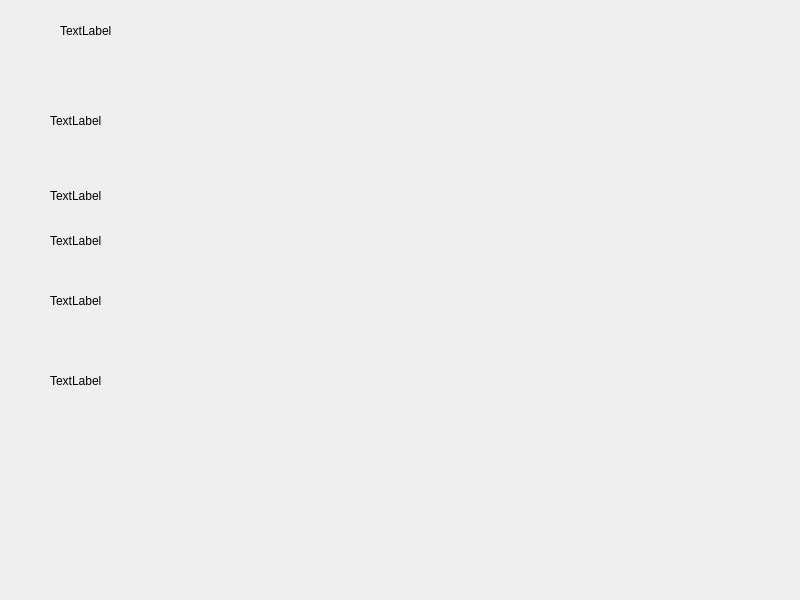
<?xml version="1.0" encoding="UTF-8"?>
<ui version="4.0">
 <class>Widget</class>
 <widget class="QWidget" name="Widget">
  <property name="geometry">
   <rect>
    <x>0</x>
    <y>0</y>
    <width>800</width>
    <height>600</height>
   </rect>
  </property>
  <property name="windowTitle">
   <string>Widget</string>
  </property>
  <widget class="QLabel" name="key_press">
   <property name="geometry">
    <rect>
     <x>60</x>
     <y>10</y>
     <width>321</width>
     <height>41</height>
    </rect>
   </property>
   <property name="text">
    <string>TextLabel</string>
   </property>
  </widget>
  <widget class="QLabel" name="key_release">
   <property name="geometry">
    <rect>
     <x>50</x>
     <y>100</y>
     <width>331</width>
     <height>41</height>
    </rect>
   </property>
   <property name="text">
    <string>TextLabel</string>
   </property>
  </widget>
  <widget class="QLabel" name="mouse_cliecked">
   <property name="geometry">
    <rect>
     <x>50</x>
     <y>180</y>
     <width>361</width>
     <height>31</height>
    </rect>
   </property>
   <property name="text">
    <string>TextLabel</string>
   </property>
  </widget>
  <widget class="QLabel" name="mouse_released">
   <property name="geometry">
    <rect>
     <x>50</x>
     <y>230</y>
     <width>331</width>
     <height>21</height>
    </rect>
   </property>
   <property name="text">
    <string>TextLabel</string>
   </property>
  </widget>
  <widget class="QLabel" name="mouse_double_clicked">
   <property name="geometry">
    <rect>
     <x>50</x>
     <y>290</y>
     <width>371</width>
     <height>21</height>
    </rect>
   </property>
   <property name="text">
    <string>TextLabel</string>
   </property>
  </widget>
  <widget class="QLabel" name="mouse_move">
   <property name="geometry">
    <rect>
     <x>50</x>
     <y>360</y>
     <width>341</width>
     <height>41</height>
    </rect>
   </property>
   <property name="text">
    <string>TextLabel</string>
   </property>
  </widget>
 </widget>
 <resources/>
 <connections/>
</ui>
